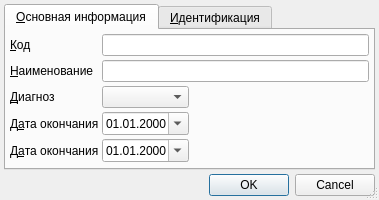
<?xml version="1.0" encoding="UTF-8"?>
<ui version="4.0">
 <class>RBTumorEditor</class>
 <widget class="QDialog" name="RBTumorEditor">
  <property name="geometry">
   <rect>
    <x>0</x>
    <y>0</y>
    <width>379</width>
    <height>190</height>
   </rect>
  </property>
  <property name="windowTitle">
   <string>Dialog</string>
  </property>
  <property name="sizeGripEnabled">
   <bool>true</bool>
  </property>
  <layout class="QGridLayout" name="gridLayout">
   <property name="margin">
    <number>4</number>
   </property>
   <property name="spacing">
    <number>4</number>
   </property>
   <item row="4" column="1">
    <widget class="QTabWidget" name="tabWidget">
     <property name="currentIndex">
      <number>0</number>
     </property>
     <widget class="QWidget" name="tabMainInfo">
      <attribute name="title">
       <string>&amp;Основная информация</string>
      </attribute>
      <layout class="QGridLayout" name="gridLayout_4">
       <property name="margin">
        <number>4</number>
       </property>
       <property name="spacing">
        <number>4</number>
       </property>
       <item row="2" column="2">
        <spacer name="horizontalSpacer">
         <property name="orientation">
          <enum>Qt::Horizontal</enum>
         </property>
         <property name="sizeHint" stdset="0">
          <size>
           <width>318</width>
           <height>17</height>
          </size>
         </property>
        </spacer>
       </item>
       <item row="1" column="1" colspan="2">
        <widget class="QLineEdit" name="edtName"/>
       </item>
       <item row="2" column="0">
        <widget class="QLabel" name="lblMKB">
         <property name="sizePolicy">
          <sizepolicy hsizetype="Maximum" vsizetype="Preferred">
           <horstretch>0</horstretch>
           <verstretch>0</verstretch>
          </sizepolicy>
         </property>
         <property name="text">
          <string>&amp;Диагноз</string>
         </property>
         <property name="buddy">
          <cstring>cmbMKB</cstring>
         </property>
        </widget>
       </item>
       <item row="0" column="0">
        <widget class="QLabel" name="lblCode">
         <property name="sizePolicy">
          <sizepolicy hsizetype="Maximum" vsizetype="Preferred">
           <horstretch>0</horstretch>
           <verstretch>0</verstretch>
          </sizepolicy>
         </property>
         <property name="text">
          <string>&amp;Код</string>
         </property>
         <property name="buddy">
          <cstring>edtCode</cstring>
         </property>
        </widget>
       </item>
       <item row="0" column="1" colspan="2">
        <widget class="QLineEdit" name="edtCode"/>
       </item>
       <item row="2" column="1">
        <widget class="CICDCodeEditEx" name="cmbMKB"/>
       </item>
       <item row="1" column="0">
        <widget class="QLabel" name="lblName">
         <property name="sizePolicy">
          <sizepolicy hsizetype="Maximum" vsizetype="Preferred">
           <horstretch>0</horstretch>
           <verstretch>0</verstretch>
          </sizepolicy>
         </property>
         <property name="text">
          <string>&amp;Наименование</string>
         </property>
         <property name="buddy">
          <cstring>edtName</cstring>
         </property>
        </widget>
       </item>
       <item row="4" column="2">
        <spacer name="horizontalSpacer_3">
         <property name="orientation">
          <enum>Qt::Horizontal</enum>
         </property>
         <property name="sizeHint" stdset="0">
          <size>
           <width>40</width>
           <height>20</height>
          </size>
         </property>
        </spacer>
       </item>
       <item row="4" column="1">
        <widget class="CDateEdit" name="edtEndDate">
         <property name="displayFormat">
          <string>dd.MM.yyyy</string>
         </property>
         <property name="calendarPopup">
          <bool>true</bool>
         </property>
        </widget>
       </item>
       <item row="5" column="0">
        <spacer name="verticalSpacer">
         <property name="orientation">
          <enum>Qt::Vertical</enum>
         </property>
         <property name="sizeHint" stdset="0">
          <size>
           <width>17</width>
           <height>6</height>
          </size>
         </property>
        </spacer>
       </item>
       <item row="4" column="0">
        <widget class="QLabel" name="lblEndDate">
         <property name="text">
          <string>Д&amp;ата окончания</string>
         </property>
         <property name="buddy">
          <cstring>edtEndDate</cstring>
         </property>
        </widget>
       </item>
       <item row="3" column="0">
        <widget class="QLabel" name="lblBegDate">
         <property name="text">
          <string>Д&amp;ата окончания</string>
         </property>
         <property name="buddy">
          <cstring>edtBegDate</cstring>
         </property>
        </widget>
       </item>
       <item row="3" column="1">
        <widget class="CDateEdit" name="edtBegDate">
         <property name="displayFormat">
          <string>dd.MM.yyyy</string>
         </property>
         <property name="calendarPopup">
          <bool>true</bool>
         </property>
        </widget>
       </item>
       <item row="3" column="2">
        <spacer name="horizontalSpacer_2">
         <property name="orientation">
          <enum>Qt::Horizontal</enum>
         </property>
         <property name="sizeHint" stdset="0">
          <size>
           <width>40</width>
           <height>20</height>
          </size>
         </property>
        </spacer>
       </item>
      </layout>
     </widget>
     <widget class="QWidget" name="tabIdentification">
      <attribute name="title">
       <string>&amp;Идентификация</string>
      </attribute>
      <layout class="QGridLayout" name="gridLayout_5">
       <property name="margin">
        <number>4</number>
       </property>
       <property name="spacing">
        <number>4</number>
       </property>
       <item row="0" column="0">
        <widget class="CInDocTableView" name="tblIdentification"/>
       </item>
      </layout>
     </widget>
    </widget>
   </item>
   <item row="5" column="1">
    <widget class="QDialogButtonBox" name="buttonBox">
     <property name="standardButtons">
      <set>QDialogButtonBox::Cancel|QDialogButtonBox::Ok</set>
     </property>
    </widget>
   </item>
  </layout>
 </widget>
 <customwidgets>
  <customwidget>
   <class>CICDCodeEditEx</class>
   <extends>QComboBox</extends>
   <header>library/ICDCodeEdit.h</header>
  </customwidget>
  <customwidget>
   <class>CInDocTableView</class>
   <extends>QTableView</extends>
   <header>library/InDocTable.h</header>
  </customwidget>
  <customwidget>
   <class>CDateEdit</class>
   <extends>QDateEdit</extends>
   <header>library/DateEdit.h</header>
  </customwidget>
 </customwidgets>
 <tabstops>
  <tabstop>tabWidget</tabstop>
  <tabstop>buttonBox</tabstop>
  <tabstop>edtCode</tabstop>
  <tabstop>edtName</tabstop>
  <tabstop>cmbMKB</tabstop>
  <tabstop>edtEndDate</tabstop>
  <tabstop>tblIdentification</tabstop>
 </tabstops>
 <resources/>
 <connections>
  <connection>
   <sender>buttonBox</sender>
   <signal>accepted()</signal>
   <receiver>RBTumorEditor</receiver>
   <slot>accept()</slot>
   <hints>
    <hint type="sourcelabel">
     <x>171</x>
     <y>201</y>
    </hint>
    <hint type="destinationlabel">
     <x>167</x>
     <y>84</y>
    </hint>
   </hints>
  </connection>
  <connection>
   <sender>buttonBox</sender>
   <signal>rejected()</signal>
   <receiver>RBTumorEditor</receiver>
   <slot>reject()</slot>
   <hints>
    <hint type="sourcelabel">
     <x>171</x>
     <y>201</y>
    </hint>
    <hint type="destinationlabel">
     <x>167</x>
     <y>84</y>
    </hint>
   </hints>
  </connection>
 </connections>
</ui>
